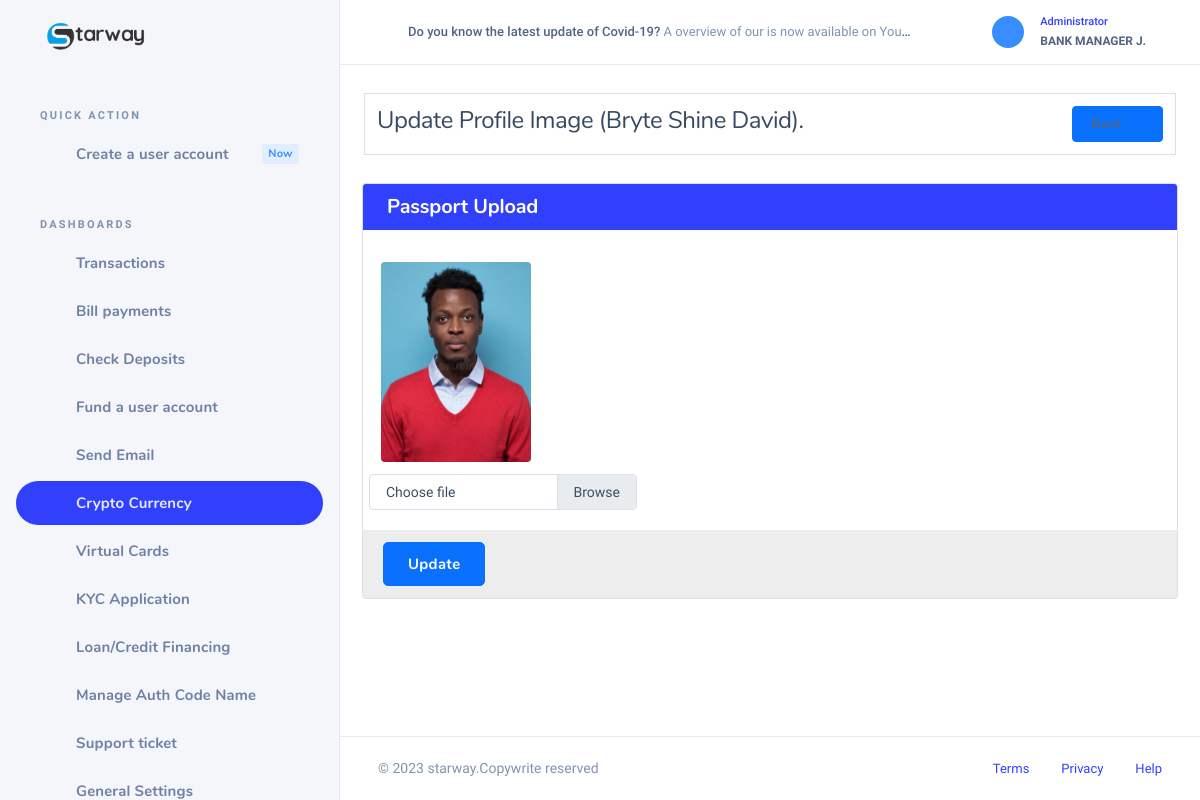
Page /myaccount/admin/update_photo?id=60 (signed in) on the committed database.
### tables this page shows
CREATE TABLE `setting` (
  `id` int(11) NOT NULL,
  `name` varchar(150) NOT NULL,
  `logo` varchar(150) NOT NULL,
  `address` varchar(150) NOT NULL,
  `email` varchar(150) NOT NULL,
  `phone` varchar(150) NOT NULL,
  `favicon` varchar(150) NOT NULL,
  `tagline` varchar(150) NOT NULL,
  `register` varchar(150) NOT NULL,
  `darklogo` varchar(150) NOT NULL,
  `description` varchar(700) NOT NULL DEFAULT 'This Credit Union is federally-insured by the National Credit Union Administration. We do business in accordance with the Fair Housing Law and Equal opportunity Credit Act.',
  `seo` varchar(150) NOT NULL,
  `footerlogo` varchar(150) NOT NULL DEFAULT 'footlogo.png',
  `securityalert` varchar(150) NOT NULL,
  `stockrate` varchar(5505) NOT NULL DEFAULT '<script type="text/javascript" src="https://s3.tradingview.com/external-embedding/embed-widget-ticker-tape.js" async="">                                                                         {                                                                             "symbols"                                                                         :                                                                             [                                                                                 {                                                                                     "title": "S&P 500",                                                                                     "proName": "OANDA:SPX500USD"                                                                                 },                                                                                 {                                                                                     "title": "Nasdaq 100",                                                                                     "proName": "OANDA:NAS100USD"                                                                                 },                                                                                 {                                                                                     "title": "EUR/USD",                                                                                     "proName": "FX_IDC:EURUSD"                                                                                 },                                                                                 {                                                                                     "title": "BTC/USD",                                                                                     "proName": "BITSTAMP:BTCUSD"                                                                                 },                                                                                 {                                                                                     "title": "ETH/USD",                                                                                     "proName": "BITSTAMP:ETHUSD"                                                                                 },                                                                                 {                                                                                     "description": "AAPL",                                                                                     "proName": "NASDAQ:AAPL"                                                                                 },                                                                                 {                                                                                     "description": "MICROSOFT",                                                                                     "proName": "NASDAQ:MSFT"                                                                                 }                                                                             ],                                                                                 "colorTheme"                                                                         :                                                                             "dark",                                                                                 "isTransparent"                                                                         :                                                                             false,                                                                                 "displayMode"                                                                         :                                                                             "compact",                                                                                 "locale"                                                                         :                                                                             "en"                                                                         }                                                                     </script>',
  `stockrate2` varchar(1000) NOT NULL DEFAULT '    <iframe             src="//www.exchangerates.org.uk/widget/ER-LRTICKER.php?w=1400&amp;s=1&amp;mc=GBP&amp;mbg=F0F0F0&amp;bs=yes&amp;bc=000044&amp;f=verdana&amp;fs=10px&amp;fc=000044&amp;lc=000044&amp;lhc=FE9A00&amp;vc=FE9A00&amp;vcu=008000&amp;vcd=FF0000&amp;"             width="1400" height="30" frameborder="0" scrolling="no" marginwidth="0" marginheight="0"></iframe>',
  `stock` int(11) NOT NULL DEFAULT 1,
  `money` varchar(50) NOT NULL DEFAULT 'USD',
  `country` varchar(50) NOT NULL DEFAULT 'United States',
  `visa_picture` varchar(150) NOT NULL,
  `tawk` varchar(500) NOT NULL,
  `shortname` varchar(150) NOT NULL DEFAULT 'Rednerbank',
  `blocked_msg` varchar(500) NOT NULL DEFAULT 'Dear Customer, we have discovered suspicious activities on your account. An unauthorized IP address attempted to carry out a transaction on your account. Consequently, your account has been flagged by our risk assessment department. kindly visit our nearest branch with your identification card and utility bill to confirm your identity before it can be reactivated. For more information, kindly contact our online customer care representatives.',
  `crypto` int(11) NOT NULL DEFAULT 1,
  `blocked_title` varchar(150) NOT NULL DEFAULT 'Account Suspended',
  `imfmsg` varchar(1000) NOT NULL DEFAULT 'You need to provide your IMF code before you can continue with this transaction.<br>                                                 You visit any of our nearest branch or contact our online customer care representative, they will help you with the appropriate IMF code for this transaction.',
  `cotmsg` varchar(1000) NOT NULL DEFAULT 'You need to provide your COT code before you can continue with this transaction. You can visit any of our nearest branch or contact our online customer care representative, they will help you with the appropriate COT code for this transaction.',
  `icmsg` text DEFAULT NULL,
  `tinmsg` text DEFAULT NULL,
  `tacmsg` text DEFAULT NULL,
  `charges` varchar(11) NOT NULL DEFAULT '0.3',
  `wiremsg` varchar(500) NOT NULL,
  `localmsg` varchar(500) NOT NULL,
  `cot_imf_counter` int(11) NOT NULL DEFAULT 5,
  `cot_error` varchar(500) NOT NULL DEFAULT 'Your account have been temporarily suspended for providing the wrong COT code, We are always committed to safe guarding your funds and therefore this is the right decision we can take for now. For more information, kindly contact our live customer care representatives.',
  `imf_error` varchar(500) NOT NULL DEFAULT 'Your account have been temporarily suspended for providing the wrong IMF code, We are always committed to safe guarding your funds and therefore this is the right decision we can take for now. For more information, kindly contact our live customer care representatives.',
  `enable_cot_imf` varchar(20) NOT NULL DEFAULT 'Yes',
  `rest_msg` varchar(1000) NOT NULL DEFAULT 'Your  account was temporary restricted from carrying out transaction via our online banking channel, Kindly visit any of our nearest branch to resolve this issue. For more information, kindly contact our online customer care representative.',
  `userstac` varchar(50) NOT NULL DEFAULT '1999',
  `usersic` varchar(50) NOT NULL DEFAULT '1999',
  `userstin` varchar(50) NOT NULL DEFAULT '1999',
  `enable_tin_ic_tac` varchar(20) NOT NULL DEFAULT 'Yes',
  `enable_tac` varchar(20) NOT NULL DEFAULT 'Yes',
  `enable_ic` varchar(20) NOT NULL DEFAULT 'Yes',
  `enable_tin` varchar(20) NOT NULL DEFAULT 'Yes',
  `former` varchar(150) NOT NULL DEFAULT 'Yes',
  `bots` int(10) NOT NULL DEFAULT 1,
  `site_url` varchar(50) NOT NULL,
  `kyc` int(11) NOT NULL DEFAULT 1,
  `loan` int(11) NOT NULL DEFAULT 1,
  `visual_card` int(11) NOT NULL DEFAULT 1,
  `theme` varchar(80) NOT NULL DEFAULT 'light'
);

CREATE TABLE `users` (
  `id` int(11) NOT NULL,
  `username` varchar(150) DEFAULT NULL,
  `password` varchar(150) DEFAULT NULL,
  `email` varchar(150) DEFAULT NULL,
  `phone` varchar(150) DEFAULT NULL,
  `firstname` varchar(150) DEFAULT NULL,
  `middlename` varchar(150) DEFAULT NULL,
  `lastname` varchar(150) DEFAULT NULL,
  `dob` varchar(150) DEFAULT NULL,
  `gender` varchar(50) DEFAULT NULL,
  `passport` varchar(150) DEFAULT NULL,
  `address` varchar(150) DEFAULT NULL,
  `state` varchar(150) DEFAULT NULL,
  `city` varchar(150) DEFAULT NULL,
  `country` varchar(150) DEFAULT NULL,
  `accountnumber` varchar(150) DEFAULT NULL,
  `accountbalance` double NOT NULL,
  `accounttype` varchar(150) DEFAULT NULL,
  `securityquestion` varchar(150) DEFAULT NULL,
  `answer` varchar(150) DEFAULT NULL,
  `ssn` int(150) DEFAULT NULL,
  `maidensname` varchar(150) DEFAULT NULL,
  `status` varchar(150) DEFAULT NULL,
  `datecreated` varchar(150) DEFAULT NULL,
  `approve` int(11) NOT NULL DEFAULT 0,
  `title` varchar(50) DEFAULT NULL,
  `dayOFBirth` varchar(50) DEFAULT NULL,
  `monthOfBirth` varchar(50) DEFAULT NULL,
  `yearOfBirth` varchar(50) DEFAULT NULL,
  `zipcode` varchar(50) DEFAULT NULL,
  `occupation` varchar(50) DEFAULT NULL,
  `income` varchar(50) DEFAULT NULL,
  `nextOfKIn` varchar(50) DEFAULT NULL,
  `secretCode` varchar(50) DEFAULT NULL,
  `nickname` varchar(50) DEFAULT NULL,
  `tfa` varchar(20) DEFAULT NULL,
  `usercurrency` varchar(50) NOT NULL DEFAULT 'USD',
  `next_address` varchar(150) DEFAULT NULL,
  `next_relationship` varchar(150) DEFAULT NULL,
  `next_age` varchar(150) DEFAULT NULL,
  `securityquestion2` varchar(150) DEFAULT NULL,
  `answer2` varchar(150) DEFAULT NULL,
  `email_verify` int(20) NOT NULL DEFAULT 0,
  `email_code` varchar(200) DEFAULT NULL,
  `cot` varchar(50) NOT NULL DEFAULT '00',
  `imf` varchar(50) NOT NULL DEFAULT '00',
  `daily_limit` varchar(120) NOT NULL DEFAULT '5000',
  `blocktransfer` int(11) NOT NULL DEFAULT 1,
  `allowtransfer` int(11) NOT NULL DEFAULT 1,
  `theme` varchar(80) NOT NULL DEFAULT 'dark'
);

### myaccount/admin/update_photo.php (the view, shortened to what the rows shown need)
<?php
include("header.php");
    $id = $_GET['id'];
    $userquery = $conn->query("SELECT * FROM users WHERE id = '$id'");
    while($userdetails = mysqli_fetch_array($userquery)){
    $firstname = $userdetails["firstname"];
    $middlename = $userdetails["middlename"];
    $lastname = $userdetails["lastname"];
    $passport = $userdetails["passport"];
    $fullname = "$firstname $middlename $lastname";
}
?>
<div class="nk-content">
 <div class="container-xl wide-lg">
        <div class="nk-content-body">
        <div class="nk-block-head">
           <div class="nk-block-between-md g-4 card-bordered">
             <div class="nk-block-head-content">
              <h4 class="nk-block-title fw-normal">Update Profile Image  (<?php echo$fullname ?>).</h4>
                       </div>
                                </div>
                            </div>
                        </div>
                    </div>
                 <div class="card card-bordered p-0">
        <div class="card-body">
           <div class="row">
             <?php
              if($passport == ""){
              	$link = "../secure/passport/avatar-empty-7890.png";
              }else{
              	$link = "../secure/passport/$passport";
              }
              ?>
              <div class="container p-2">
              	<img src="<?php echo$link ?>" class="round" height="200" width="150" id="output_image">
           </div>
</div>
       </div>
     </div>
    </div>
<?php
include("footer.php");
?>

### myaccount/admin/header.php (shortened to what the rows shown need)
<?php
include("../scripts/functions.php");
?>
<!DOCTYPE html>
<html lang="zxx" class="js">
 <head>
    <link rel="stylesheet" href="../scss/sweetalert.css">
    <link rel="stylesheet" href="../assets/css/dashlite.css?ver=2.4.0">
    <link id="skin-default" rel="stylesheet" href="../assets/css/theme.css?ver=2.4.0">
     <link rel="stylesheet" type="text/css" href="../assets/css/libs/fontawesome-icons.css">
     <link href="../css/toastr.css" rel="stylesheet"/>
      <link rel="stylesheet" href="https://www.jqueryscript.net/demo/jQuery-International-Telephone-Input-With-Flags-Dial-Codes/build/css/intlTelInput.css">
   </head>
<body class="nk-body bg-white has-sidebar <?php if($theme_mode == "dark"){
  echo "dark-mode";
}
?>">
    <div class="nk-app-root">
        <div class="nk-main ">
            <div class="nk-sidebar nk-sidebar-fixed " data-content="sidebarMenu">
                <div class="nk-sidebar-element nk-sidebar-head">
                    <div class="nk-sidebar-brand">
                        <a href="account_manager" class="logo-link nk-sidebar-logo">
                            <img class="logo-dark logo-img" src="../<?php echo$logo ?>" srcset="../<?php echo$logo ?> 2x" alt="logo-dark">
                        </a>
                    </div>
                </div>
            </div>
            <div class="nk-wrap ">
                <div class="nk-header nk-header-fixed is-light">
                    <div class="container-fluid">
                        <div class="nk-header-wrap">
                            <div class="nk-header-tools">
                                <ul class="nk-quick-nav">
                                    <li class="dropdown user-dropdown">
                                        <a href="#" class="dropdown-toggle" data-toggle="dropdown">
                                            <div class="user-toggle">
                                                <div class="user-info d-none d-md-block">
                                                    <div class="user-status">Administrator</div>
                                                    <div class="user-name dropdown-indicator"><?php echo "$adfirstname $admiddlename $adlastname"; ?></div>
                                                </div>
                                            </div>
                                        </a>
                                    </li>
                                </ul>
                            </div>
                        </div>
                    </div>
                </div>

### myaccount/admin/footer.php (shortened to what the rows shown need)
<div class="nk-footer nk-footer-fluid">
                    <div class="container-fluid">
                        <div class="nk-footer-wrap">
                            <div class="nk-footer-copyright"> &copy; <?php echo date("Y"); ?> <?php echo $sitename ?>.<a href="#">Copywrite reserved</a>
                            </div>
                            <div class="nk-footer-links">
                                <ul class="nav nav-sm">
                                </ul>
                            </div>
                        </div>
                    </div>
                </div>
            </div>
        </div>
    </div>
</body>
</html>

### rows in the picture
setting: logo (picture), name "starway"
users: firstname "BANK", middlename "MANAGER", lastname "J."
users: fullname "Bryte Shine David", passport (picture)
